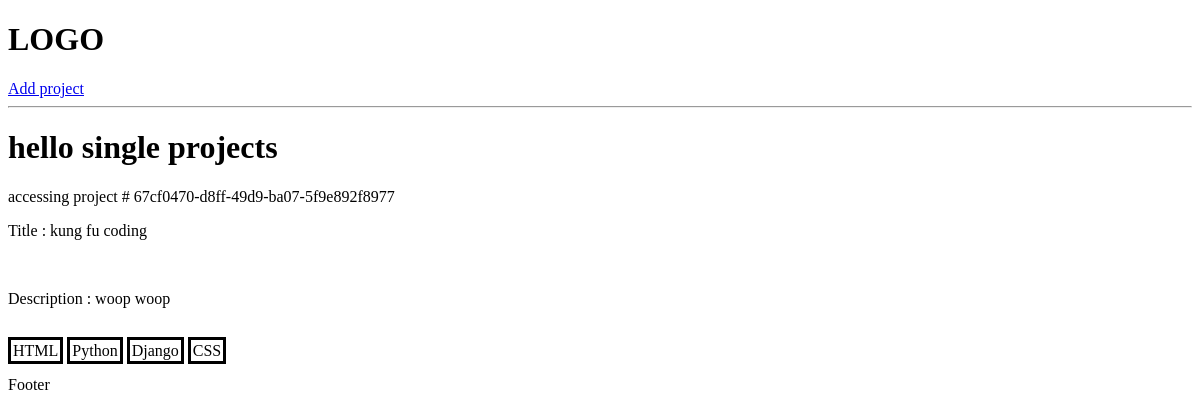
The page /project/67cf0470-d8ff-49d9-ba07-5f9e892f8977/ on the database as committed earlier.
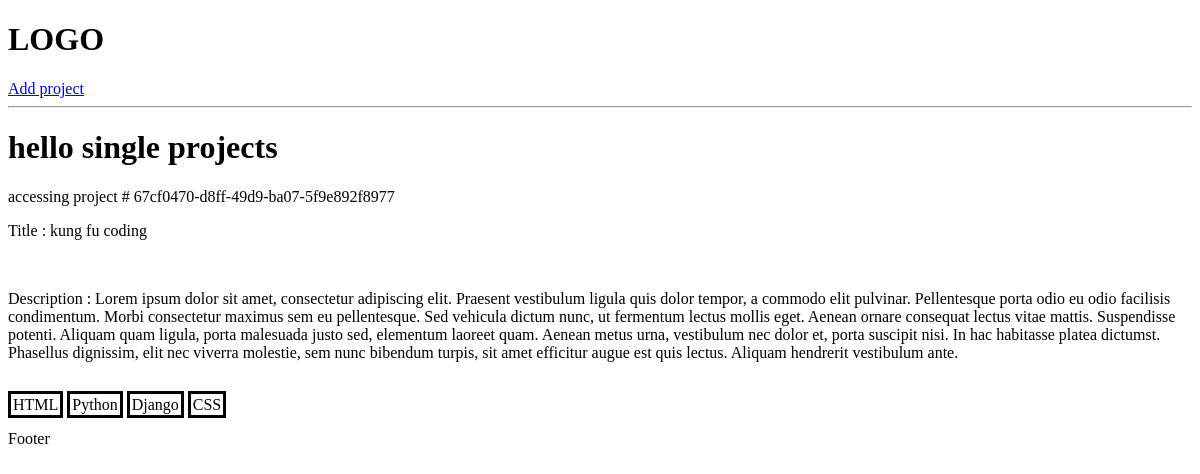
The same page on the database as committed later.
### projects/models.py (models this page shows, shortened)
class Project(models.Model):
    title = models.CharField(max_length=200)
    description = models.TextField(null=True, blank=True)
    demo_link = models.CharField(max_length=2000, null=True, blank=True)
    source_link = models.CharField(max_length=2000, null=True, blank=True)
    tags = models.ManyToManyField("Tag", blank=True)
    vote_total = models.IntegerField(default=0, null=True, blank=True)
    vote_ratio = models.IntegerField(default=0, null=True, blank=True)
    created = models.DateTimeField(auto_now_add=True)
    id = models.UUIDField(
        default=uuid.uuid4, unique=True, primary_key=True, editable=False
    )

class Tag(models.Model):
    name = models.CharField(max_length=200)
    created = models.DateTimeField(auto_now_add=True)
    id = models.UUIDField(
        default=uuid.uuid4, unique=True, primary_key=True, editable=False
    )
    def __str__(self) -> str:
        return self.name

### projects/views.py (the view)
# urls.py: path("project/<str:pk>/", views.project, name="project"),
def project(requests, pk):
    projectObj = Project.objects.get(id=pk)
    tags = projectObj.tags.all()
    return render(
        requests, "projects/single-project.html", {
            "project": projectObj, "tags": tags}
    )

### projects/templates/projects/single-project.html
{% extends 'main.html' %}
{% block content %}
<h1>hello single projects</h1>
<p>accessing project # {{project.id}}</p>
<p>Title : {{project.title}}</p>
<br>
<p>Description : {{project.description}}</p>
<br>
{% for tag in tags %}
<span style="border: solid 3px black; padding: 2px;">{{tag}}</span>
{% endfor %}
{% endblock content %}

### templates/main.html (shortened to what this page needs)
<!DOCTYPE html>
<html lang="en">
<head>
</head>
<body>
    {% include 'navbar.html' %}
    {% block content %}
    {% endblock content %}
    <p>Footer</p>
</body>
</html>

### templates/navbar.html
<h1>LOGO</h1>
<a href="{%url 'create-project' %}">Add project</a>
<hr>

Rows that differ between the two databases and show on the page:
changed Project "67cf0470-d8ff-49d9-ba07-5f9e892f8977": description "woop woop" → "Lorem ipsum dolor sit amet, consectetur adipiscing elit. Praesent vestibulum ligula quis dolor tempor, a commodo elit pulvinar. Pellentesque porta odio eu odio facilisis condimentum. Morbi consectetur maximus sem eu pellentesque. Sed vehicula dictum nunc, ut fermentum lectus mollis eget. Aenean ornare consequat lectus vitae mattis. Suspendisse potenti. Aliquam quam ligula, porta malesuada justo sed, elementum laoreet quam. Aenean metus urna, vestibulum nec dolor et, porta suscipit nisi. In hac habitasse platea dictumst. Phasellus dignissim, elit nec viverra molestie, sem nunc bibendum turpis, sit amet efficitur augue est quis lectus. Aliquam hendrerit vestibulum ante."
